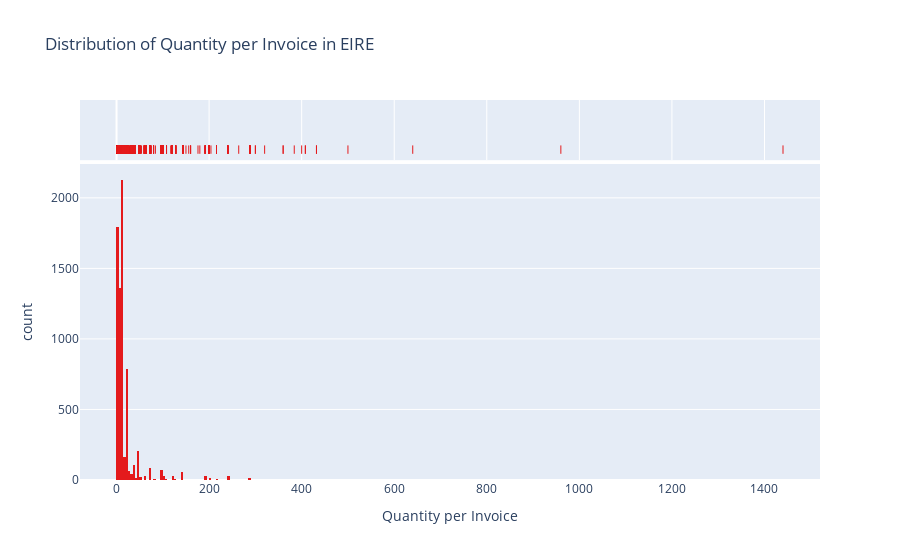
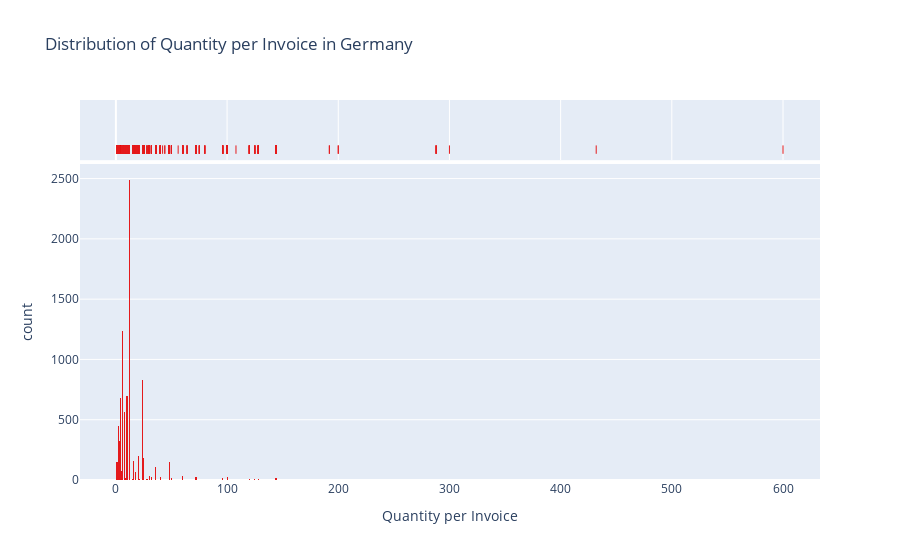
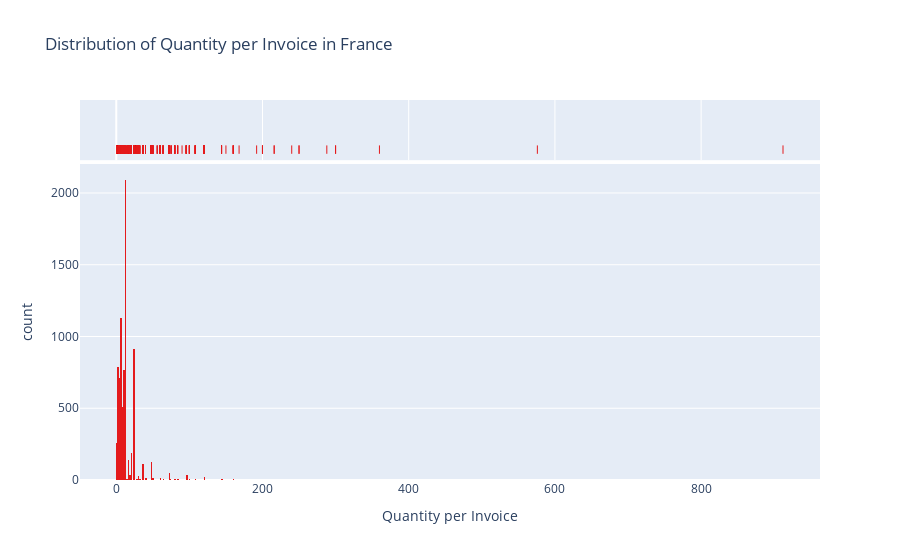

The notebook cell these images were saved under, in order:
### Markdown cell above
## 4. Create a set of interactive histograms showing the distributions of quantity per invoice for the following countries: EIRE, Germany, France, and Netherlands.

### Code cell
countries_of_interest = ['EIRE', 'Germany', 'France', 'Netherlands']


for country in countries_of_interest:
    df_filtered = df[df['Country'] == country]
    
   
    fig = px.histogram(df_filtered, x='Quantity',
                       title=f'Distribution of Quantity per Invoice in {country}',
                       labels={'Quantity': 'Quantity per Invoice'},
                       marginal='rug',  
                       color_discrete_sequence=px.colors.qualitative.Set1)
    
  
    fig.show()

### Figure 1 — Plotly figure (JSON) as saved in the notebook; plotly's stock layout.template omitted (floating-point values rounded to 4 significant figures; data arrays with more than 128 entries replaced by an {"elided": "..."} marker saying what was removed)
{"data": [{"alignmentgroup": "True", "bingroup": "x", "hovertemplate": "Quantity per Invoice=%{x}<br>count=%{y}<extra></extra>", "legendgroup": "", "marker": {"color": "rgb(228,26,28)", "pattern": {"shape": ""}}, "name": "", "offsetgroup": "", "orientation": "v", "showlegend": false, "type": "histogram", "x": {"elided": "7136 int values"}, "xaxis": "x", "yaxis": "y"}, {"alignmentgroup": "True", "boxpoints": "all", "fillcolor": "rgba(255,255,255,0)", "hoveron": "points", "hovertemplate": "Quantity per Invoice=%{x}<extra></extra>", "jitter": 0, "legendgroup": "", "line": {"color": "rgba(255,255,255,0)"}, "marker": {"color": "rgb(228,26,28)", "symbol": "line-ns-open"}, "name": "", "offsetgroup": "", "showlegend": false, "type": "box", "x": {"elided": "7136 int values"}, "xaxis": "x2", "yaxis": "y2"}], "layout": {"barmode": "relative", "legend": {"tracegroupgap": 0}, "title": {"text": "Distribution of Quantity per Invoice in EIRE"}, "xaxis": {"anchor": "y", "domain": [0, 1], "title": {"text": "Quantity per Invoice"}}, "xaxis2": {"anchor": "y2", "domain": [0, 1], "matches": "x", "showgrid": true, "showticklabels": false}, "yaxis": {"anchor": "x", "domain": [0, 0.8316], "title": {"text": "count"}}, "yaxis2": {"anchor": "x2", "domain": [0.8416, 1], "matches": "y2", "showgrid": false, "showline": false, "showticklabels": false, "ticks": ""}}}

### Figure 2 — Plotly figure (JSON) as saved in the notebook; plotly's stock layout.template omitted (floating-point values rounded to 4 significant figures; data arrays with more than 128 entries replaced by an {"elided": "..."} marker saying what was removed)
{"data": [{"alignmentgroup": "True", "bingroup": "x", "hovertemplate": "Quantity per Invoice=%{x}<br>count=%{y}<extra></extra>", "legendgroup": "", "marker": {"color": "rgb(228,26,28)", "pattern": {"shape": ""}}, "name": "", "offsetgroup": "", "orientation": "v", "showlegend": false, "type": "histogram", "x": {"elided": "8658 int values"}, "xaxis": "x", "yaxis": "y"}, {"alignmentgroup": "True", "boxpoints": "all", "fillcolor": "rgba(255,255,255,0)", "hoveron": "points", "hovertemplate": "Quantity per Invoice=%{x}<extra></extra>", "jitter": 0, "legendgroup": "", "line": {"color": "rgba(255,255,255,0)"}, "marker": {"color": "rgb(228,26,28)", "symbol": "line-ns-open"}, "name": "", "offsetgroup": "", "showlegend": false, "type": "box", "x": {"elided": "8658 int values"}, "xaxis": "x2", "yaxis": "y2"}], "layout": {"barmode": "relative", "legend": {"tracegroupgap": 0}, "title": {"text": "Distribution of Quantity per Invoice in Germany"}, "xaxis": {"anchor": "y", "domain": [0, 1], "title": {"text": "Quantity per Invoice"}}, "xaxis2": {"anchor": "y2", "domain": [0, 1], "matches": "x", "showgrid": true, "showticklabels": false}, "yaxis": {"anchor": "x", "domain": [0, 0.8316], "title": {"text": "count"}}, "yaxis2": {"anchor": "x2", "domain": [0.8416, 1], "matches": "y2", "showgrid": false, "showline": false, "showticklabels": false, "ticks": ""}}}

### Figure 3 — Plotly figure (JSON) as saved in the notebook; plotly's stock layout.template omitted (floating-point values rounded to 4 significant figures; data arrays with more than 128 entries replaced by an {"elided": "..."} marker saying what was removed)
{"data": [{"alignmentgroup": "True", "bingroup": "x", "hovertemplate": "Quantity per Invoice=%{x}<br>count=%{y}<extra></extra>", "legendgroup": "", "marker": {"color": "rgb(228,26,28)", "pattern": {"shape": ""}}, "name": "", "offsetgroup": "", "orientation": "v", "showlegend": false, "type": "histogram", "x": {"elided": "8034 int values"}, "xaxis": "x", "yaxis": "y"}, {"alignmentgroup": "True", "boxpoints": "all", "fillcolor": "rgba(255,255,255,0)", "hoveron": "points", "hovertemplate": "Quantity per Invoice=%{x}<extra></extra>", "jitter": 0, "legendgroup": "", "line": {"color": "rgba(255,255,255,0)"}, "marker": {"color": "rgb(228,26,28)", "symbol": "line-ns-open"}, "name": "", "offsetgroup": "", "showlegend": false, "type": "box", "x": {"elided": "8034 int values"}, "xaxis": "x2", "yaxis": "y2"}], "layout": {"barmode": "relative", "legend": {"tracegroupgap": 0}, "title": {"text": "Distribution of Quantity per Invoice in France"}, "xaxis": {"anchor": "y", "domain": [0, 1], "title": {"text": "Quantity per Invoice"}}, "xaxis2": {"anchor": "y2", "domain": [0, 1], "matches": "x", "showgrid": true, "showticklabels": false}, "yaxis": {"anchor": "x", "domain": [0, 0.8316], "title": {"text": "count"}}, "yaxis2": {"anchor": "x2", "domain": [0.8416, 1], "matches": "y2", "showgrid": false, "showline": false, "showticklabels": false, "ticks": ""}}}
